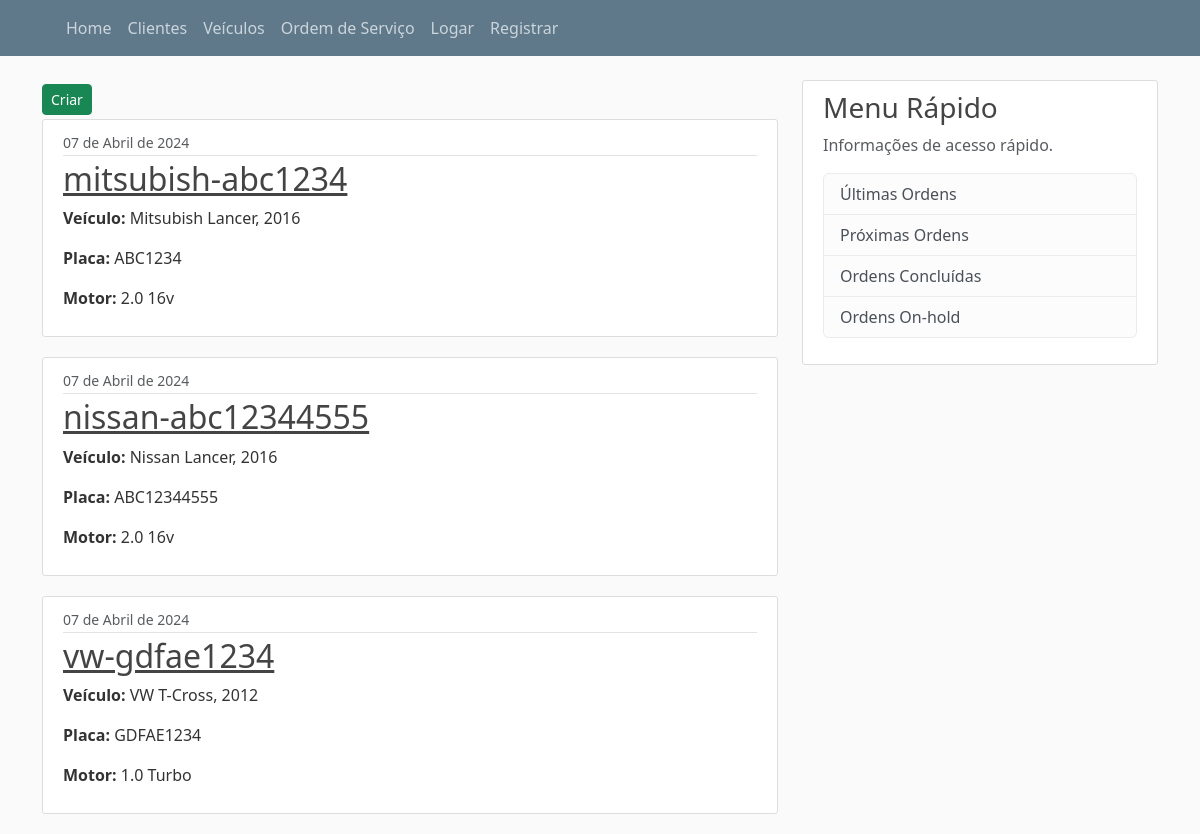
Screenshot of /garage/veiculos with the database file from the repository.
### garage/models.py (models this page shows, shortened)
class Veiculo(models.Model):
    marca = models.CharField(max_length=50)
    modelo = models.CharField(max_length=50)
    slug = models.SlugField(max_length=250, unique=True)
    placa = models.CharField(max_length=250)
    motor = models.CharField(max_length=150)
    ano = models.CharField(max_length=50)
    data_criacao = models.DateField(auto_now_add=True)
    autor = models.ForeignKey(User, on_delete=models.CASCADE)

### garage/views.py (the view)
# urls.py: path('veiculos', VeiculoListView.as_view(), name='veiculo-view'),
class VeiculoListView(ListView):
    model = Veiculo
    template_name = 'garage/veiculos/veiculo_home.html'
    context_object_name = 'veiculos'
    ordering = ['-data_criacao']

### templates/garage/veiculos/veiculo_home.html (shortened to what this page needs)
{% extends "garage/base.html" %}
{% block content %}
<div class="form-group">
  <a class="btn btn-success btn-sm mt-1 mb-1" href="{% url 'garage:veiculo-create' %}">Criar</a>
</div>
{% for veiculo in veiculos %}
<article class="media content-section">
  <div class="media-body">
      <div class="article-metadata">
          <small class="text-muted">{{ veiculo.data_criacao|date:"d " }} de {{ veiculo.data_criacao|date:"F" }} de {{ veiculo.data_criacao|date:"Y" }} </small>
      </div>
      <h2><a class="article-title" href="{% url 'garage:veiculo-detail' veiculo.id %}" >{{ veiculo.slug }}</a></h2>
      <p class="classificacao"><strong>Veículo:</strong> {{ veiculo.marca }} {{ veiculo.modelo }}, {{veiculo.ano}}</p>
      <p class="classificacao"><strong>Placa:</strong> {{ veiculo.placa }}</p>
      <p class="classificacao"><strong>Motor:</strong> {{ veiculo.motor }}</p>
  </div>
</article>
{% endfor %}
{% endblock content %}

### garage/static/css/main.css (style rules this page uses)
body { background: #fafafa; color: #333333; margin-top: 5rem; }
h1, h2, h3, h4, h5, h6 { color: #444444; }
.content-section { background: #ffffff; padding: 10px 20px; border: 1px solid #dddddd; border-radius: 3px; margin-bottom: 20px; }
.article-title { color: #444444; }
.article-metadata { padding-bottom: 1px; margin-bottom: 4px; border-bottom: 1px solid #e3e3e3 }

### rows the page displays
Veiculo: data_criacao "07", data_criacao "Abril", data_criacao "2024", slug "mitsubish-abc1234", marca "Mitsubish", modelo "Lancer", ano "2016", placa "ABC1234", motor "2.0 16v"
Veiculo: data_criacao "07", data_criacao "Abril", data_criacao "2024", slug "nissan-abc12344555", marca "Nissan", modelo "Lancer", ano "2016", placa "ABC12344555", motor "2.0 16v"
Veiculo: data_criacao "07", data_criacao "Abril", data_criacao "2024", slug "vw-gdfae1234", marca "VW", modelo "T-Cross", ano "2012", placa "GDFAE1234", motor "1.0 Turbo"
